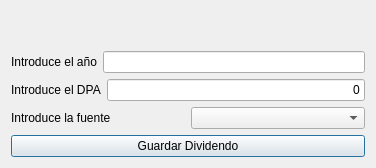
<?xml version="1.0" encoding="UTF-8"?>
<ui version="4.0">
 <class>frmDividendoEstimacionIBM</class>
 <widget class="QDialog" name="frmDividendoEstimacionIBM">
  <property name="windowModality">
   <enum>Qt::ApplicationModal</enum>
  </property>
  <property name="geometry">
   <rect>
    <x>0</x>
    <y>0</y>
    <width>376</width>
    <height>168</height>
   </rect>
  </property>
  <property name="windowTitle">
   <string>Nueva estimación de dividendo</string>
  </property>
  <property name="windowIcon">
   <iconset>
    <normaloff>:/images/dinero.png</normaloff>:/images/dinero.png</iconset>
  </property>
  <property name="modal">
   <bool>true</bool>
  </property>
  <layout class="QHBoxLayout" name="horizontalLayout_4">
   <item>
    <layout class="QVBoxLayout" name="verticalLayout">
     <item>
      <widget class="QLabel" name="lbl">
       <property name="font">
        <font>
         <pointsize>12</pointsize>
        </font>
       </property>
       <property name="styleSheet">
        <string notr="true">color: rgb(0, 192, 0);</string>
       </property>
       <property name="alignment">
        <set>Qt::AlignCenter</set>
       </property>
      </widget>
     </item>
     <item>
      <layout class="QHBoxLayout" name="horizontalLayout">
       <item>
        <widget class="QLabel" name="label">
         <property name="text">
          <string>Introduce el año</string>
         </property>
        </widget>
       </item>
       <item>
        <widget class="QLineEdit" name="txtYear">
         <property name="alignment">
          <set>Qt::AlignRight|Qt::AlignTrailing|Qt::AlignVCenter</set>
         </property>
        </widget>
       </item>
      </layout>
     </item>
     <item>
      <layout class="QHBoxLayout" name="horizontalLayout_2">
       <item>
        <widget class="QLabel" name="label_2">
         <property name="text">
          <string>Introduce el DPA</string>
         </property>
        </widget>
       </item>
       <item>
        <widget class="myQLineEdit" name="txtDPA">
         <property name="text">
          <string>0</string>
         </property>
         <property name="alignment">
          <set>Qt::AlignRight|Qt::AlignTrailing|Qt::AlignVCenter</set>
         </property>
        </widget>
       </item>
      </layout>
     </item>
     <item>
      <layout class="QHBoxLayout" name="horizontalLayout_3">
       <item>
        <widget class="QLabel" name="label_3">
         <property name="text">
          <string>Introduce la fuente</string>
         </property>
        </widget>
       </item>
       <item>
        <widget class="QComboBox" name="cmbSource"/>
       </item>
      </layout>
     </item>
     <item>
      <widget class="QPushButton" name="cmd">
       <property name="text">
        <string>Guardar Dividendo</string>
       </property>
      </widget>
     </item>
    </layout>
   </item>
  </layout>
 </widget>
 <customwidgets>
  <customwidget>
   <class>myQLineEdit</class>
   <extends>QLineEdit</extends>
   <header location="global">myqlineedit</header>
  </customwidget>
 </customwidgets>
 <tabstops>
  <tabstop>txtDPA</tabstop>
  <tabstop>txtYear</tabstop>
  <tabstop>cmbSource</tabstop>
  <tabstop>cmd</tabstop>
 </tabstops>
 <resources>
  <include location="../images/xulpymoney.qrc"/>
 </resources>
 <connections/>
</ui>
